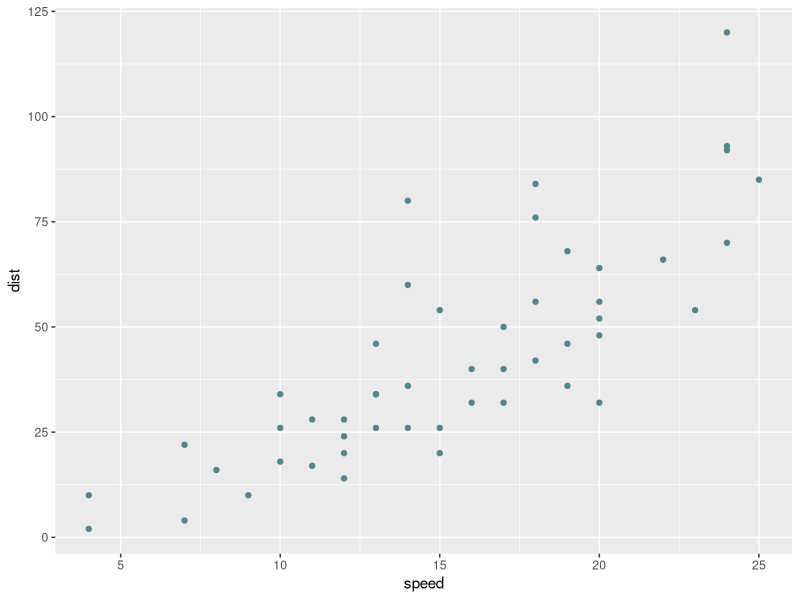
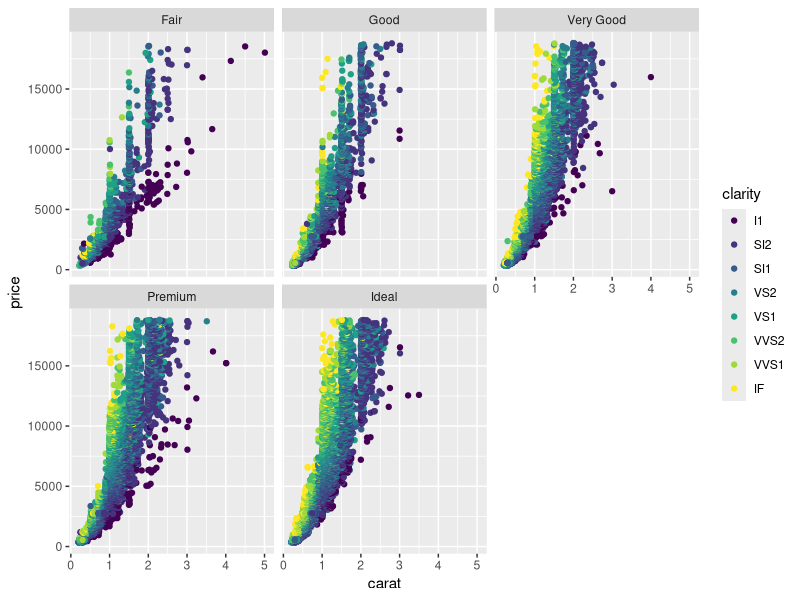

Source code (R) for these figures, in order:
#'---
#'title: "A sample RMD document"
#'output: github_document
#'---

#+ r setup, include=FALSE
knitr::opts_chunk$set(echo = TRUE)


#' Loading my libraries nicely

suppressMessages(library(tidyverse))


#' This is a single English sentence

cars %>% 
  ggplot(aes(x=speed, y=dist)) +
  geom_point(col = "CadetBlue4")

#' Playing with the diamonds dataset

diamonds %>% 
  ggplot(aes(x = carat, y = price, col = clarity)) +
  geom_point() +
  facet_wrap(~cut)


